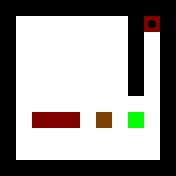

Rendered tile map (Tiled .tmx) drawn with the repository's tilesets; below, a short description and the full map source, tile grids included:
An orthogonal 11x11 tile map with 16x16 px tiles, 2 tile layers (Layer1, Layer2) and 1 object.

<map version="1.0" orientation="orthogonal" renderorder="right-down" width="11" height="11" tilewidth="16" tileheight="16" nextobjectid="2">
 <tileset firstgid="1" source="../Tiles.tsx" />
 <layer name="Layer1" width="11" height="11">
  <data encoding="csv">
1,1,1,1,1,1,1,1,1,1,1,
1,5,5,5,5,5,5,5,1,5,1,
1,5,5,5,5,5,5,5,1,5,1,
1,5,5,5,5,5,5,5,1,5,1,
1,5,5,5,5,5,5,5,1,5,1,
1,5,5,5,5,5,5,5,1,5,1,
1,5,5,5,5,5,5,5,5,5,1,
1,5,5,5,5,5,5,5,5,5,1,
1,5,5,5,5,5,5,5,5,5,1,
1,5,5,5,5,5,5,5,5,5,1,
1,1,1,1,1,1,1,1,1,1,1
</data>
 </layer>
 <layer name="Layer2" width="11" height="11">
  <data encoding="csv">
0,0,0,0,0,0,0,0,0,0,0,
0,0,0,0,0,0,0,0,0,7,0,
0,0,0,0,0,0,0,0,0,0,0,
0,0,0,0,0,0,0,0,0,0,0,
0,0,0,0,0,0,0,0,0,0,0,
0,0,0,0,0,0,0,0,0,0,0,
0,0,0,0,0,0,0,0,0,0,0,
0,0,3,3,3,0,9,0,4,0,0,
0,0,0,0,0,0,0,0,0,0,0,
0,0,0,0,0,0,0,0,0,0,0,
0,0,0,0,0,0,0,0,0,0,0
</data>
 </layer>
 <objectgroup name="Tutorial">
  <object id="1" x="3.66667" y="4">
   <properties>
    <property name="text" value="Because red blocks aren't linkt, they may be separated with a crate." />
   </properties>
  </object>
 </objectgroup>
</map>
